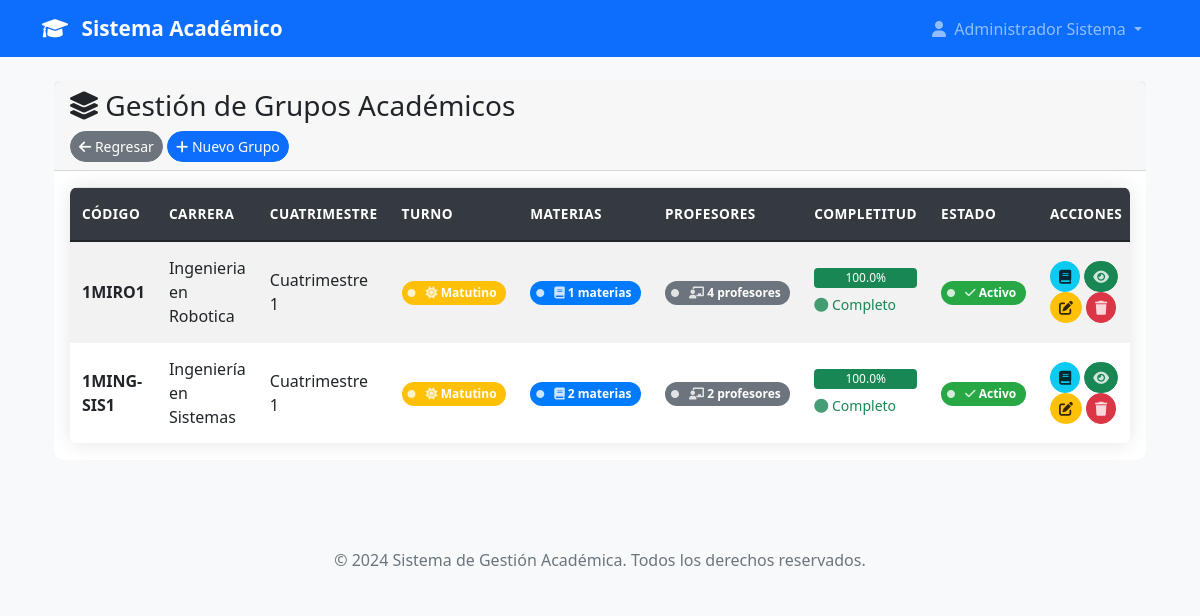
Screenshot of /admin/grupos (signed in) with the database file from the repository.
### models.py (models this page shows, shortened)
class User(UserMixin, db.Model):
    id = db.Column(db.Integer, primary_key=True)
    username = db.Column(db.String(80), unique=True, nullable=False)
    email = db.Column(db.String(120), unique=True, nullable=False)
    password_hash = db.Column(db.String(120), nullable=False)
    nombre = db.Column(db.String(100), nullable=False)
    apellido = db.Column(db.String(100), nullable=False)
    telefono = db.Column(db.String(20))
    imagen_perfil = db.Column(db.String(200))  # Ruta de la imagen de perfil
    rol = db.Column(db.String(20), nullable=False)
    tipo_profesor = db.Column(db.String(20))
    carreras = db.relationship('Carrera', secondary=user_carreras, backref=db.backref('usuarios', lazy=True))
    materias = db.relationship('Materia', secondary='profesor_materias', backref=db.backref('profesores', lazy=True))
    carrera_id = db.Column(db.Integer, db.ForeignKey('carrera.id'))
    carrera = db.relationship('Carrera', foreign_keys=[carrera_id], backref=db.backref('jefe_carrera', uselist=False))
    fecha_registro = db.Column(db.DateTime, default=datetime.utcnow)
    activo = db.Column(db.Boolean, default=True)
    def get_nombre_completo(self):
        return f"{self.nombre} {self.apellido}"
    def is_admin(self):
        return self.rol == 'admin'

class Grupo(db.Model):
    id = db.Column(db.Integer, primary_key=True)
    codigo = db.Column(db.String(20), nullable=False, unique=True)  # Ej: "1MSC1" (Grupo 1, Matutino, Sistemas, Cuatrimestre 1)
    numero_grupo = db.Column(db.Integer, nullable=False)  # 1, 2, 3, etc.
    turno = db.Column(db.String(1), nullable=False)  # 'M' = Matutino, 'V' = Vespertino
    cuatrimestre = db.Column(db.Integer, nullable=False)  # 1, 2, 3, etc.
    carrera_id = db.Column(db.Integer, db.ForeignKey('carrera.id'), nullable=False)
    carrera = db.relationship('Carrera', backref=db.backref('grupos', lazy=True))
    materias = db.relationship('Materia', secondary='grupo_materias', backref=db.backref('grupos', lazy=True))
    activo = db.Column(db.Boolean, default=True)
    fecha_creacion = db.Column(db.DateTime, default=datetime.utcnow)
    creado_por = db.Column(db.Integer, db.ForeignKey('user.id'), nullable=False)
    creador = db.relationship('User', backref=db.backref('grupos_creados', lazy=True))
    def get_turno_display(self):
        return 'Matutino' if self.turno == 'M' else 'Vespertino'
    def get_carrera_nombre(self):
        return self.carrera.nombre if self.carrera else 'Carrera no encontrada'
    def get_materias_count(self):
        return len(self.materias)
    def get_cuatrimestre_display(self):
        return f"Cuatrimestre {self.cuatrimestre}"
    def get_profesores_asignados(self):
        profesores = set()
        for materia in self.materias:
            for profesor in materia.profesores:
                profesores.add(profesor)
        return list(profesores)
    def get_profesores_count(self):
        return len(self.get_profesores_asignados())
    def get_materias_sin_profesor(self):
        materias_sin_profesor = []
        for materia in self.materias:
            if not any(p.activo for p in materia.profesores):
                materias_sin_profesor.append(materia)
        return materias_sin_profesor
    def get_completitud_asignaciones(self):
        if not self.materias:
            return 0
        materias_con_profesor = sum(1 for materia in self.materias
                                  if any(p.activo for p in materia.profesores))
        return round((materias_con_profesor / len(self.materias)) * 100, 1)
    def get_estado_grupo(self):
        completitud = self.get_completitud_asignaciones()
        if completitud == 100:
            return {'estado': 'completo', 'clase': 'success', 'texto': 'Completo'}
        elif completitud >= 75:
            return {'estado': 'casi_completo', 'clase': 'warning', 'texto': 'Casi completo'}
        elif completitud >= 50:
            return {'estado': 'en_progreso', 'clase': 'info', 'texto': 'En progreso'}
        else:
            return {'estado': 'incompleto', 'clase': 'danger', 'texto': 'Incompleto'}
    def get_resumen_completo(self):
        estado = self.get_estado_grupo()
        return {
            'grupo': self,
            'materias_count': self.get_materias_count(),
            'profesores_count': self.get_profesores_count(),
            'completitud': self.get_completitud_asignaciones(),
            'estado': estado,
            'materias_sin_profesor': len(self.get_materias_sin_profesor()),
            'carrera_nombre': self.get_carrera_nombre(),
            'turno_display': self.get_turno_display(),
            'cuatrimestre_display': self.get_cuatrimestre_display()
        }

class Carrera(db.Model):
    id = db.Column(db.Integer, primary_key=True)
    nombre = db.Column(db.String(150), nullable=False, unique=True)
    codigo = db.Column(db.String(10), nullable=False, unique=True)  # Ej: "ING-SIS", "MED", etc.
    descripcion = db.Column(db.Text)
    facultad = db.Column(db.String(100))
    activa = db.Column(db.Boolean, default=True)
    fecha_creacion = db.Column(db.DateTime, default=datetime.utcnow)
    creada_por = db.Column(db.Integer, db.ForeignKey('user.id'), nullable=False)
    creador = db.relationship('User', foreign_keys=[creada_por], backref=db.backref('carreras_creadas', lazy=True))

### app.py (the view)
@app.route('/admin/grupos')
@login_required
def gestionar_grupos():
    if not current_user.is_admin():
        flash('No tienes permisos para acceder a esta página.', 'error')
        return redirect(url_for('dashboard'))
    grupos = Grupo.query.join(Carrera).order_by(
        Carrera.nombre, Grupo.cuatrimestre, Grupo.numero_grupo
    ).all()
    return render_template('admin/grupos.html', grupos=grupos)

### templates/admin/grupos.html (shortened to what this page needs)
{% extends "base.html" %}
{% block content %}
<div class="container-fluid">
    <div class="row">
        <div class="col-12">
            <div class="card">
                <div class="card-header">
                    <h3 class="card-title">
                        <i class="fas fa-layer-group"></i> Gestión de Grupos Académicos
                    </h3>
                    <div class="card-tools">
                        <a href="{{ url_for('dashboard') }}" class="btn btn-secondary btn-sm mr-2">
                            <i class="fas fa-arrow-left"></i> Regresar
                        </a>
                        <a href="{{ url_for('crear_grupo') }}" class="btn btn-primary btn-sm">
                            <i class="fas fa-plus"></i> Nuevo Grupo
                        </a>
                    </div>
                </div>
                <div class="card-body">
                    {% if grupos %}
                        <div class="table-responsive">
                            <table class="table table-bordered table-striped table-hover">
                                <thead class="thead-dark">
                                    <tr>
                                        <th>Código</th>
                                        <th>Carrera</th>
                                        <th>Cuatrimestre</th>
                                        <th>Turno</th>
                                        <th>Materias</th>
                                        <th>Profesores</th>
                                        <th>Completitud</th>
                                        <th>Estado</th>
                                        <th>Acciones</th>
                                    </tr>
                                </thead>
                                <tbody>
                                    {% for grupo in grupos %}
                                    {% set resumen = grupo.get_resumen_completo() %}
                                    <tr>
                                        <td><strong>{{ grupo.codigo }}</strong></td>
                                        <td>{{ grupo.get_carrera_nombre() }}</td>
                                        <td>{{ grupo.get_cuatrimestre_display() }}</td>
                                        <td>
                                            {% if grupo.turno == 'M' %}
                                            <span class="badge badge-warning" style="position: relative; padding-left: 24px; border-radius: 12px; font-weight: bold; background-color: #ffc107; color: white;">
                                                <i class="fas fa-circle" style="position: absolute; left: 6px; top: 50%; transform: translateY(-50%); font-size: 8px; color: white;"></i>
                                                <i class="fas fa-sun"></i>
                                                {{ grupo.get_turno_display() }}
                                            </span>
                                            {% endif %}
                                        </td>
                                        <td>
                                            <span class="badge badge-primary" style="position: relative; padding-left: 24px; border-radius: 12px; font-weight: bold; background-color: #007bff; color: white;">
                                                <i class="fas fa-circle" style="position: absolute; left: 6px; top: 50%; transform: translateY(-50%); font-size: 8px; color: white;"></i>
                                                <i class="fas fa-book"></i>
                                                {{ resumen.materias_count }} materias
                                            </span>
                                        </td>
                                        <td>
                                            <span class="badge badge-secondary" style="position: relative; padding-left: 24px; border-radius: 12px; font-weight: bold; background-color: #6c757d; color: white;">
                                                <i class="fas fa-circle" style="position: absolute; left: 6px; top: 50%; transform: translateY(-50%); font-size: 8px; color: white;"></i>
                                                <i class="fas fa-chalkboard-teacher"></i>
                                                {{ resumen.profesores_count }} profesores
                                            </span>
                                        </td>
                                        <td>
                                            <div class="progress mb-1" style="height: 20px;">
                                                <div class="progress-bar bg-{{ resumen.estado.clase }}"
                                                     role="progressbar"
                                                     aria-valuenow="{{ resumen.completitud }}"
                                                     aria-valuemin="0"
                                                     aria-valuemax="100"
                                                     data-width="{{ resumen.completitud }}">
                                                    {{ resumen.completitud }}%
                                                </div>
                                            </div>
                                            <small class="text-{{ resumen.estado.clase }}">
                                                <i class="fas fa-circle"></i>
                                                {{ resumen.estado.texto }}
                                            </small>
                                        </td>
                                        <td>
                                            {% if grupo.activo %}
                                            <span class="badge badge-success" style="position: relative; padding-left: 24px; border-radius: 12px; font-weight: bold; background-color: #28a745; color: white;">
                                                <i class="fas fa-circle" style="position: absolute; left: 6px; top: 50%; transform: translateY(-50%); font-size: 8px; color: white;"></i>
                                                <i class="fas fa-check"></i>
                                                Activo
                                            </span>
                                            {% endif %}
                                        </td>
                                        <td>
                                            <a href="{{ url_for('gestionar_materias_grupo', id=grupo.id) }}"
                                               class="btn btn-sm btn-info" title="Asignar Materias">
                                                <i class="fas fa-book"></i>
                                            </a>
                                            <a href="{{ url_for('ver_materias_grupo', id=grupo.id) }}"
                                               class="btn btn-sm btn-success" title="Ver Materias">
                                                <i class="fas fa-eye"></i>
                                            </a>
                                            <a href="{{ url_for('editar_grupo', id=grupo.id) }}"
                                               class="btn btn-sm btn-warning" title="Editar">
                                                <i class="fas fa-edit"></i>
                                            </a>
                                            <form method="post" action="{{ url_for('eliminar_grupo', id=grupo.id) }}"
                                                  style="display: inline;"
                                                  onsubmit="return confirm('¿Estás seguro de eliminar este grupo?');">
                                                <button type="submit" class="btn btn-sm btn-danger" title="Eliminar">
                                                    <i class="fas fa-trash"></i>
                                                </button>
                                            </form>
                                        </td>
                                    </tr>
                                    {% endfor %}
                                </tbody>
                            </table>
                        </div>
                    {% else %}
                        <div class="alert alert-info">
                            <i class="fas fa-info-circle"></i> No hay grupos registrados.
                            <a href="{{ url_for('crear_grupo') }}">Crear el primer grupo</a>
                        </div>
                    {% endif %}
                </div>
            </div>
        </div>
    </div>
</div>
{% endblock %}

### templates/base.html (shortened to what this page needs)
<!DOCTYPE html>
<html lang="es">
<head>
    <link href="https://cdn.jsdelivr.net/npm/bootstrap@5.1.3/dist/css/bootstrap.min.css" rel="stylesheet">
    <link rel="stylesheet" href="https://cdnjs.cloudflare.com/ajax/libs/font-awesome/6.0.0/css/all.min.css">
    <link rel="stylesheet" href="{{ url_for('static', filename='css/style.css') }}">
</head>
<body>
    <nav class="navbar navbar-expand-lg navbar-dark bg-primary">
        <div class="container">
            <a class="navbar-brand" href="{{ url_for('index') }}">
                <i class="fas fa-graduation-cap me-2"></i>
                Sistema Académico
            </a>
            <div class="collapse navbar-collapse" id="navbarNav">
                <ul class="navbar-nav ms-auto">
                    {% if current_user.is_authenticated %}
                        <li class="nav-item dropdown">
                            <a class="nav-link dropdown-toggle" href="#" id="navbarDropdown" role="button" data-bs-toggle="dropdown">
                                <i class="fas fa-user me-1"></i>
                                {{ current_user.get_nombre_completo() }}
                            </a>
                        </li>
                    {% endif %}
                </ul>
            </div>
        </div>
    </nav>
    <main class="py-4">
        <div class="container">
            {% block content %}{% endblock %}
        </div>
    </main>
    <footer class="bg-light text-center py-3 mt-5">
        <div class="container">
            <p class="text-muted mb-0">&copy; 2024 Sistema de Gestión Académica. Todos los derechos reservados.</p>
        </div>
    </footer>
</body>
</html>

### rows the page displays
User: get_nombre_completo "Administrador Sistema"
Grupo: codigo "1MIRO1", get_carrera_nombre "Ingenieria en Robotica", cuatrimestre "Cuatrimestre 1", turno "Matutino", materias_count "1", profesores_count "4", completitud "100.0", estado.texto "Completo", activo True (drawn)
Grupo: codigo "1MING-SIS1", get_carrera_nombre "Ingeniería en Sistemas", cuatrimestre "Cuatrimestre 1", turno "Matutino", materias_count "2", profesores_count "2", completitud "100.0", estado.texto "Completo", activo True (drawn)
